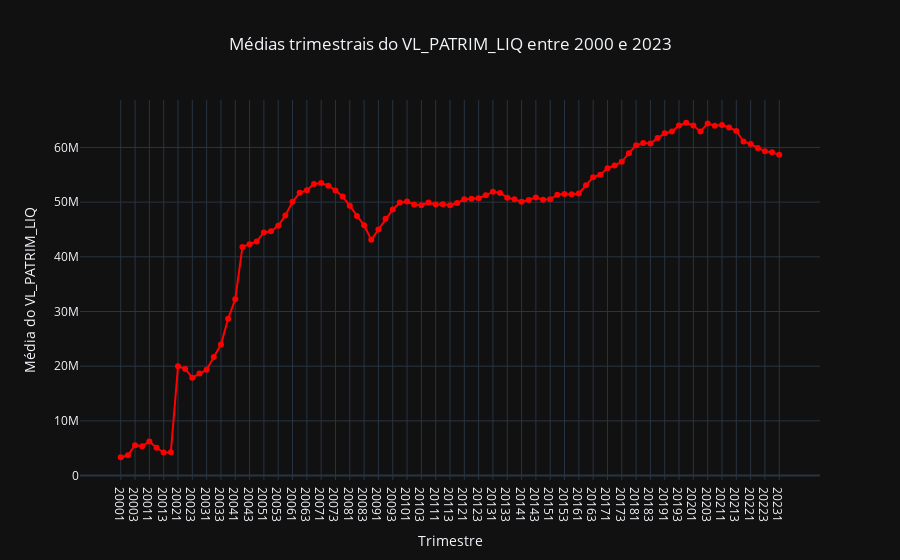

The code cell stored with this chart in its notebook:
### Code cell
fig = px.line(
    data_frame= avg_vl_patrim_per_quarter,
    x= 'QUARTER',
    y= 'avg(VL_PATRIM_LIQ)',
    markers= True,
    title= 'Médias trimestrais do VL_PATRIM_LIQ entre 2000 e 2023',
    color_discrete_sequence= ['red']
)
fig.update_layout(title= {'x': 0.5}, yaxis_title= 'Média do VL_PATRIM_LIQ', xaxis_title= 'Trimestre')
fig.show()
